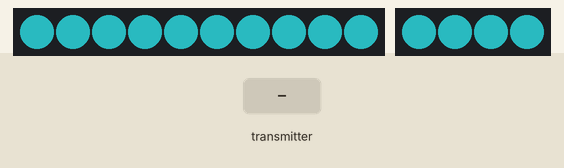
Simulated run of this sketch. Board: Arduino Uno, built with avr-gcc and run on an emulated ATmega328P. Shown: 10 RGB LEDs in strip order, left to right, 4 RGB LEDs in strip order, left to right. The test bench sets the inputs (shaded band). Dim RGB values are drawn brighter than linear; no radio packets arrive unless stated.

Above: at 1.2 s.
1.3 s: the transmitter starts sending ReceivedMessage.0 = 0
At 3.1 s:
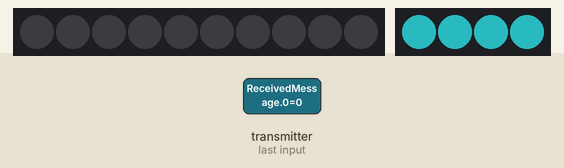
At 3.81 s:
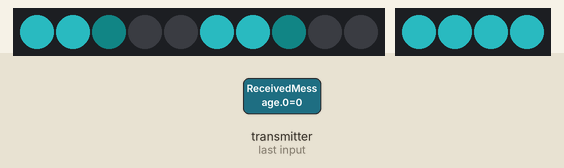
Timing chart, 0 to 5.3 s (numbered marks = the images above; inputs shaded):
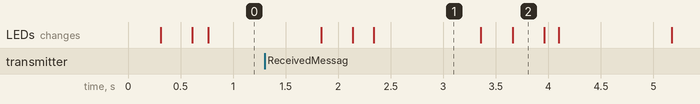

The sketch:

LK_receiver_sword.ino
```cpp
#include "nRF24L01.h" // NRF24L01 library created by TMRh20 https://github.com/TMRh20/RF24
#include "RF24.h"
#include "SPI.h"
#include "FastLED.h" // FastLED library for WS2812 RGB Stick http://fastled.io/

//led parameters
#define numRuneLeds 10
#define numSkullLeds 4
#define runePin 6
#define skullPin 8

//initialise strips
CRGB runeLeds[numRuneLeds];
CRGB skullLeds[numSkullLeds];

int ReceivedMessage[1] = {000}; // Used to store value received by the NRF24L01

RF24 radio(10, 9);

const uint64_t channel = 0xE6E6E6E6E6E6; // Needs to be the same for communicating between 2 NRF24L01

unsigned long previousButtonPress = 0;

//colours
uint8_t blue[3] = {54, 245, 255};
uint8_t orange[3] = {255, 45, 0};
uint8_t noColour[3] = {0, 0, 0};

//increments
uint8_t incrementRed = 0;
uint8_t incrementGreen = 0;
uint8_t incrementBlue = 0;
uint8_t currentColour[3] = {0, 0, 0};

bool positiveIncrement = true;
bool fastAnimate = false;
bool buttonColour = false;
int currentLED = 0;

int animationStepTime = 13;
int fadeStepTime = 50;
int fastAnimationMultiplier = 3;
int delaybetweenAnimations = 1000;

void setup(void)
{
    previousButtonPress = millis();
    FastLED.addLeds<NEOPIXEL, runePin>(runeLeds, numRuneLeds);                  // Setup FastLED Library
    FastLED.addLeds<NEOPIXEL, skullPin>(skullLeds, numSkullLeds); // Setup FastLED Library
    FastLED.clear();                                                        // Clear the RGB Stick LEDs

    FastLED.setBrightness(85);
    FastLED.show();

    radio.begin(); // Start the NRF24L01

    radio.openReadingPipe(1, channel); // Get NRF24L01 ready to receive

    radio.startListening(); // Listen to see if information received

    pinMode(runePin, OUTPUT); // Set RGB Stick UNO pin to an OUTPUT
}

void loop(void)
{

    while (radio.available())
    {
        radio.read(ReceivedMessage, 1); // Read information from the NRF24L01
        if (ReceivedMessage[0] == 111)  // Indicates switch is pressed
        {
            if (millis() >= previousButtonPress + 1000)
            {
                previousButtonPress = millis();
                fastAnimate = true;
                buttonColour = !buttonColour;

                //reset animation
                positiveIncrement = true;
                memcpy(currentColour, noColour, 3);
                incrementRed = 0;
                incrementBlue = 0;
                incrementGreen = 0;
                currentLED = 0;
                for (int i = 0; i < numRuneLeds; i++)
                {
                    runeLeds[i].setRGB(0, 0, 0);
                    FastLED.show();
                }

                delay(50); //debounce
            }
        }
    }
    if (positiveIncrement)
    {
        if (buttonColour)
        {
            animate(currentColour, orange);
            changeSkullLeds(orange);
        }
        else
        {
            animate(currentColour, blue);
            changeSkullLeds(blue);
        }
    }
    else
    {
        animate(currentColour, noColour);
    }
}

void changeSkullLeds(uint8_t colour[3])
{
    for (int i = 0; i < numSkullLeds; i++)
        skullLeds[i].setRGB(colour[0], colour[1], colour[2]);
    FastLED.show();
}

unsigned long previousAnimation = 0;

void animate(uint8_t colour[3], uint8_t targetColour[3])
{

    if (positiveIncrement)
    {
        if (millis() < previousAnimation + animationStepTime)
            return;
        previousAnimation = millis();
        SetIncrements(colour, targetColour);
        currentColour[0] = min(targetColour[0], colour[0] + incrementRed);
        currentColour[1] = min(targetColour[1], colour[1] + incrementGreen);
        currentColour[2] = min(targetColour[2], colour[2] + incrementBlue);

        runeLeds[currentLED].setRGB(currentColour[0], currentColour[1], currentColour[2]);
        runeLeds[currentLED + 5].setRGB(currentColour[0], currentColour[1], currentColour[2]);
        FastLED.show();
        if (colourCompare(currentColour, targetColour) == true)
        {
            incrementRed = 0;
            incrementGreen = 0;
            incrementBlue = 0;

            if (currentLED == 4)
            {
                positiveIncrement = false;
                fastAnimate = false;
                currentLED = 0;
                previousAnimation = millis() + delaybetweenAnimations;
                return;
            }
            memcpy(currentColour, noColour, 3);
            currentLED++;
        }
    }
    else
    {
        if (millis() < previousAnimation + fadeStepTime)
            return;
        previousAnimation = millis();
        SetIncrements(colour, targetColour);
        currentColour[0] = max(0, colour[0] - incrementRed);
        currentColour[1] = max(0, colour[1] - incrementGreen);
        currentColour[2] = max(0, colour[2] - incrementBlue);
        for (int x = 0; x != numRuneLeds; x++)
        {
            runeLeds[x].setRGB(currentColour[0], currentColour[1], currentColour[2]);
            FastLED.show();
        }
        if (colourCompare(currentColour, noColour) == true)
        {
            positiveIncrement = true;
            incrementRed = 0;
            incrementGreen = 0;
            incrementBlue = 0;
            previousAnimation = millis() + delaybetweenAnimations;
        }
    }
}

void SetIncrements(uint8_t colour[3], uint8_t targetColour[3])
{
    if (incrementRed == 0 && incrementGreen == 0 && incrementBlue == 0)
    {
        incrementRed = abs(max(targetColour[0], colour[0]) - min(targetColour[0], colour[0])) / 10;
        incrementGreen = abs(max(targetColour[1], colour[1]) - min(targetColour[1], colour[1])) / 10;
        incrementBlue = abs(max(targetColour[2], colour[2]) - min(targetColour[2], colour[2])) / 10;

        if (fastAnimate)
        {
            incrementRed = incrementRed * fastAnimationMultiplier;
            incrementGreen = incrementGreen * fastAnimationMultiplier;
            incrementBlue = incrementBlue * fastAnimationMultiplier;
        }
    }
}

boolean colourCompare(uint8_t *a, uint8_t *b)
{
    for (int n = 0; n < 3; n++)
        if (a[n] != b[n])
            return false;
    return true;
}
```

Measured:
- what the display in image 1 shows lasts 1.1 s, from 2.3 s to 3.4 s
